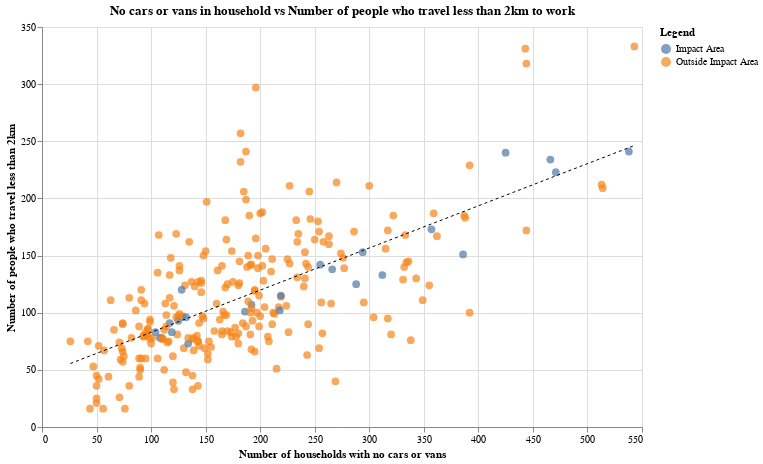

Write notebook code for a chart like this one.
### Code cell
#Display the plot
create_scatter_plot(df, x, x_label, y, y_label,colour,legend_title,chart_title,width,height,fit_line,fit_line_colour,fit_line_width,fit_line_type)

### Figure 1 — Vega-Lite specification as saved in the notebook (floating-point values rounded to 4 significant figures; data arrays with more than 128 entries replaced by an {"elided": "..."} marker saying what was removed)
{"config": {"view": {"continuousWidth": 400, "continuousHeight": 300}}, "layer": [{"mark": {"type": "circle", "size": 60}, "encoding": {"color": {"field": "impact_area", "title": "Legend", "type": "nominal"}, "x": {"field": "No cars or vans in household", "title": "Number of households with no cars or vans", "type": "quantitative"}, "y": {"field": "Less than 2km", "title": "Number of people who travel less than 2km", "type": "quantitative"}}, "height": 400, "title": "No cars or vans in household vs Number of people who travel less than 2km to work", "width": 600}, {"mark": {"type": "line", "color": "black", "strokeDash": [3, 3], "strokeWidth": 1}, "encoding": {"color": {"legend": null}, "x": {"field": "No cars or vans in household", "title": "Number of households with no cars or vans", "type": "quantitative"}, "y": {"field": "Less than 2km", "title": "Number of people who travel less than 2km", "type": "quantitative"}}, "height": 400, "title": "No cars or vans in household vs Number of people who travel less than 2km to work", "transform": [{"on": "No cars or vans in household", "regression": "Less than 2km"}], "width": 600}], "data": {"name": "data-c749b4b9646cac474b4c991590f9a888"}, "$schema": "https://vega.github.io/schema/vega-lite/v4.17.0.json", "datasets": {"data-c749b4b9646cac474b4c991590f9a888": {"elided": "268 records"}}}
